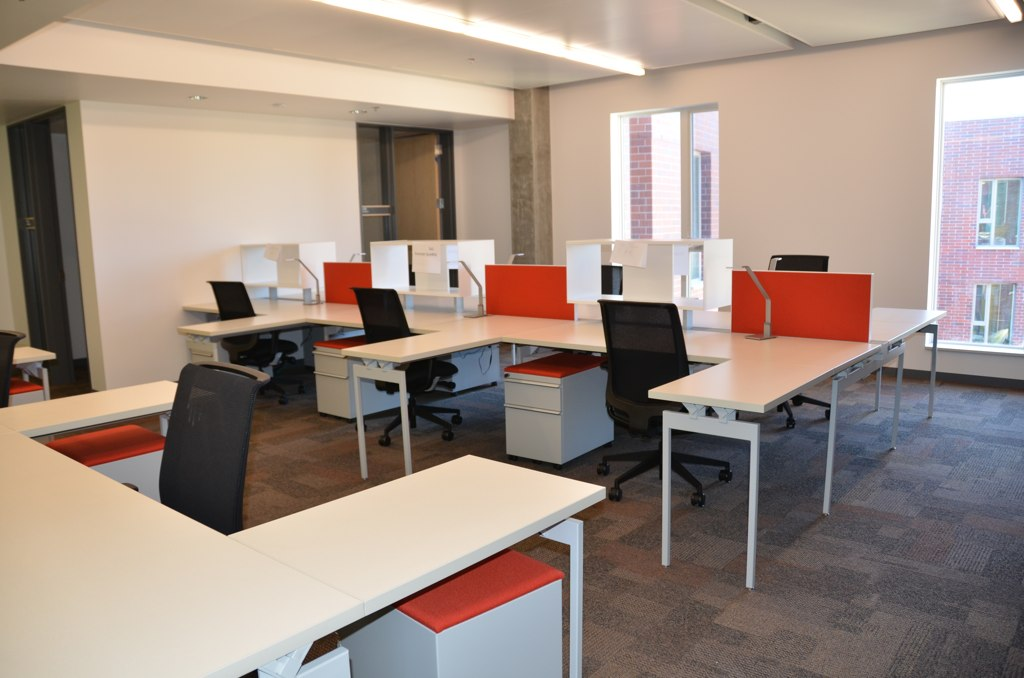
#> input picture docs/paper/neurips_creative_ai/figs/ex_office_src.jpg, 1024 x 678 px
$ jupyter execute --allow-errors autopolish_playground.ipynb
#> lines starting #> are read from the running program, lines starting #| are printed output that depends on the picture
### src/editor/__init__.py
"""Auto-research image-editing loop (Claim C4).

A society / agentic simulation is used as the *critic* that drives a 10-step
auto-refinement editing loop; the claim is that this beats a single blind VLM
critic or a fixed instruction. See ``research_plan.md`` §7 / §8.4 / §14.19.

**Deferred-safe:** importing ``editor`` pulls in NO heavy dependencies
(torch / diffusers / transformers). The submodules that need them are loaded
lazily on first attribute access (PEP 562), so the base analysis environment
— which has no GPU stack — can ``import editor`` without failing. This mirrors
the repo convention of deferring ``from persona import QwenVLBackend`` until a
GPU is actually needed (see ``script/eva_pipeline.py``).
"""
from __future__ import annotations

from importlib import import_module

# public symbol -> submodule it lives in (both under the top-level ``editor``
# package, since ``src/`` is on sys.path).
_LAZY = {
    "ImageEditor": "editor.flux_editor",
    "FluxKontextEditor": "editor.flux_editor",
    "InstructPix2PixEditor": "editor.flux_editor",
    "build_editor": "editor.flux_editor",
    "AestheticObjective": "editor.objective",
    "DriftMetric": "editor.drift",
    "Critique": "editor.critic",
    "StaticCritic": "editor.critic",
    "BlindVLMCritic": "editor.critic",
    "SocietyCritic": "editor.critic",
    "build_critic": "editor.critic",
    "distill_instruction": "editor.critic",
    "run_refinement": "editor.loop",
    "StepRecord": "editor.loop",
    "EditCache": "editor.loop",
}

__all__ = sorted(_LAZY)


def __getattr__(name: str):  # PEP 562 module-level lazy attribute access
    target = _LAZY.get(name)
    if target is None:
        raise AttributeError(f"module 'editor' has no attribute {name!r}")
    return getattr(import_module(target), name)


def __dir__():
    return __all__

### notebook/autopolish_playground.ipynb
# AutoPolish — playground

*Refining images with frozen synthetic audiences.* &nbsp;·&nbsp; [paper](../docs/paper/neurips_creative_ai/autopolish.pdf) &nbsp;·&nbsp; [reproduction guide](../REPRODUCING.md)

A frozen vision-language model role-plays a **panel of viewers**. Their aggregated reaction
predicts how a real group responds to an image — and then drives an autonomous editing loop.
**No weights are ever trained.**

This notebook is a hands-on tour in four parts. Each part is independent — run only what you
have the hardware for.

| Part | What you get | Needs | Time |
|---|---|---|---|
| **1 · Meet the audience** | 10 personas react to one image; watch them disagree | GPU (~16 GB) | ~2 min |
| **2 · Why aggregation works** | the noise-cancelling effect, measured on your own panel | CPU | seconds |
| **3 · One AutoPolish step** | critic → instruction → edit → held-out judge, end to end | GPU (~24 GB) | ~3 min |
| **4 · The paper's numbers** | every headline figure, from cached results | CPU + data access | ~1 min |

Parts 1–3 use **only public models and two example images shipped in this repo** — no private
dataset access needed. Part 4 needs read access to the private `savoji/AUTOPOLISH` repo.

---
## 0 · Setup

Works locally or in Colab. In Colab this clones the repo; locally it just finds the root.

[cell 1]
import os, sys, subprocess, pathlib

IN_COLAB = "google.colab" in sys.modules

if IN_COLAB:
    REPO_URL = os.environ.get("AUTOPOLISH_REPO", "")  # set to your clone URL
    if REPO_URL and not pathlib.Path("SyntheticAudience").exists():
        subprocess.run(["git", "clone", "--depth", "1", REPO_URL], check=True)
    REPO = pathlib.Path("SyntheticAudience").resolve()
else:
    # notebook lives in <repo>/notebook/
    REPO = pathlib.Path.cwd()
    while not (REPO / "src").is_dir() and REPO != REPO.parent:
        REPO = REPO.parent

sys.path.insert(0, str(REPO / "src"))     # persona, editor
sys.path.insert(0, str(REPO / "script"))  # para_pipeline (prompt builders)
print("repo:", REPO)

# GPU check — Parts 1 and 3 need one; Parts 2 and 4 do not.
#> (the rest of this cell did not finish here and is left out)

Install the inference stack **only if you plan to run Parts 1 or 3**. In Colab, restart the
runtime after this cell.

[cell 2]
# %pip install -q -r {REPO}/requirements.txt
# %pip install -q -r {REPO}/requirements-gpu.txt   # Parts 1 and 3 only

---
## 1 · Meet the synthetic audience &nbsp;<sub>GPU</sub>

Ten persona cards, one image, one frozen `Qwen2-VL-7B-Instruct`. Each persona is just **plain
text** — age, gender, education, art and photography experience, Big-Five scores — rendered
into a system prompt that asks the model to react *as that person*.

These ten cards use the exact format `script/para_pipeline.py` builds from real PARA
annotators, so what you see here is what the paper's panels saw.

[cell 3]
PANEL = [
    "a male aged 26-29, education level: senior high school; art experience: competent; "
    "photography experience: beginner. Big-Five personality scores (2-10 scale): "
    "openness 7/10 (high), conscientiousness 5/10 (medium), extraversion 6/10 (medium), "
    "agreeableness 7/10 (high), neuroticism 4/10 (low).",

    "a female aged 30-34, education level: university; art experience: proficient; "
    "photography experience: competent. Big-Five personality scores (2-10 scale): "
    "openness 9/10 (high), conscientiousness 7/10 (high), extraversion 4/10 (low), "
    "agreeableness 6/10 (medium), neuroticism 5/10 (medium).",

    "a male aged 35-40, education level: senior high school; art experience: expert; "
    "photography experience: proficient. Big-Five personality scores (2-10 scale): "
    "openness 8/10 (high), conscientiousness 6/10 (medium), extraversion 3/10 (low), "
    "agreeableness 5/10 (medium), neuroticism 6/10 (medium).",

    "a female aged 18-21, education level: junior college; art experience: beginner; "
    "photography experience: beginner. Big-Five personality scores (2-10 scale): "
    "openness 5/10 (medium), conscientiousness 4/10 (low), extraversion 8/10 (high), "
    "agreeableness 8/10 (high), neuroticism 5/10 (medium).",

    "a male aged 22-25, education level: university; art experience: competent; "
    "photography experience: expert. Big-Five personality scores (2-10 scale): "
    "openness 8/10 (high), conscientiousness 8/10 (high), extraversion 5/10 (medium), "
    "agreeableness 4/10 (low), neuroticism 3/10 (low).",

    "a female aged 41-50, education level: postgraduate; art experience: expert; "
    "photography experience: competent. Big-Five personality scores (2-10 scale): "
    "openness 9/10 (high), conscientiousness 7/10 (high), extraversion 4/10 (low), "
    "agreeableness 7/10 (high), neuroticism 4/10 (low).",

    "a male aged 30-34, education level: junior college; art experience: beginner; "
    "photography experience: beginner. Big-Five personality scores (2-10 scale): "
    "openness 4/10 (low), conscientiousness 6/10 (medium), extraversion 7/10 (high), "
    "agreeableness 6/10 (medium), neuroticism 7/10 (high).",

    "a female aged 26-29, education level: university; art experience: proficient; "
    "photography experience: beginner. Big-Five personality scores (2-10 scale): "
    "openness 7/10 (high), conscientiousness 5/10 (medium), extraversion 6/10 (medium), "
    "agreeableness 8/10 (high), neuroticism 6/10 (medium).",

    "a male aged 51-60, education level: senior high school; art experience: competent; "
    "photography experience: proficient. Big-Five personality scores (2-10 scale): "
    "openness 6/10 (medium), conscientiousness 9/10 (high), extraversion 3/10 (low), "
    "agreeableness 5/10 (medium), neuroticism 3/10 (low).",

    "a female aged 22-25, education level: postgraduate; art experience: expert; "
    "photography experience: expert. Big-Five personality scores (2-10 scale): "
    "openness 10/10 (high), conscientiousness 6/10 (medium), extraversion 5/10 (medium), "
    "agreeableness 4/10 (low), neuroticism 5/10 (medium).",
]
print(f"{len(PANEL)} persona cards")

Two example images ship with the repo — the same ones used in the paper's supplement.
**Swap in your own** by pointing `IMAGE` at any file or URL.

[cell 4]
from PIL import Image

EXAMPLES = {
    "office": REPO / "docs/paper/neurips_creative_ai/figs/ex_office_src.jpg",   # open-plan office, aesthetic 5.57
    "basketball": REPO / "docs/paper/neurips_creative_ai/figs/ex_ball_src.jpg",  # basketball on a dark floor
}
IMAGE = EXAMPLES["office"]      # <-- try "basketball", or any path/URL of your own

img = Image.open(IMAGE).convert("RGB")
#> img is the input picture: PIL image 1024x678 RGB; mean R, G, B 158.4, 141.4, 131
print(IMAGE.name, img.size)
#| ex_office_src.jpg (1024, 678)
img.resize((img.width // 2, img.height // 2))

Load the frozen judge **once** and share it across all ten personas — that sharing is what
makes a panel cheap. First run downloads ~16 GB of weights.

[cell 5]
from persona import QwenVLBackend

#> (the rest of this cell did not finish here and is left out)

Now run the panel. `SocietyCritic` is the paper's method: it batches one call per persona and
returns each viewer's score **and** the single change they would most want.

[cell 6]
import pandas as pd
import para_pipeline as para          # the prompt/parsing machinery the paper's runs used
from editor import SocietyCritic

#> (the rest of this cell did not finish here and is left out)

### The group reaction

The panel does **not** agree — and that is the point. The prediction is not any one viewer's
score but the *shape* of the whole reaction: its center, its spread, and the complaints that
recur across viewers.

[cell 7]
import numpy as np
from collections import Counter

#> (the rest of this cell did not finish here and is left out)

---
## 2 · Why aggregation works &nbsp;<sub>CPU</sub>

The paper's organizing measurement: **an individual rating is near-noise, but the group mean is
reliable.** On real human data a single rating shares only 19–47% of its variance with other
raters (ICC(1) 0.470 / 0.223 / 0.188 on PARA / EVA / LAPIS), while the *group mean* of ~25
raters reaches ICC(k) 0.84–0.96.

The mechanism is just noise cancellation: the idiosyncratic part of each reaction averages out.
You can watch it happen on the panel you just ran — the running mean settles as viewers are
added, while any single viewer stays scattered.

[cell 8]
import numpy as np, matplotlib.pyplot as plt

# Falls back to the paper's own office panel if you skipped Part 1.
scores = np.array(globals().get("s", [60, 60, 60, 60, 55, 65, 60, 70, 50, 60]), dtype=float)

# Draw panels of size N *with replacement* from the viewer population, 2000 times each.
# (Without replacement the full-panel mean is deterministic, which would hide the very
#  effect we are measuring.)
rng = np.random.default_rng(0)
MAXN, REPS = 20, 2000
draws = rng.choice(scores, size=(REPS, MAXN), replace=True)
running = np.cumsum(draws, axis=1) / np.arange(1, MAXN + 1)
ns = np.arange(1, MAXN + 1)
lo, hi = np.percentile(running, [2.5, 97.5], axis=0)

fig, ax = plt.subplots(figsize=(6, 3.2))
ax.fill_between(ns, lo, hi, alpha=0.15, color="#2a78d6", label="95% of resampled panels")
ax.plot(ns, running.mean(0), "-o", ms=4, color="#2a78d6", label="panel mean")
ax.axhline(scores.mean(), ls="--", lw=1, color="#8a8a86", label="population value")
ax.set_xlabel("panel size $N$"); ax.set_ylabel("predicted group score")
ax.set_title("The estimate stabilizes as the panel grows", fontsize=10)
ax.legend(fontsize=8, frameon=False); ax.spines[["top", "right"]].set_visible(False)
plt.tight_layout(); plt.show()
#> after `plt.tight_layout()`:
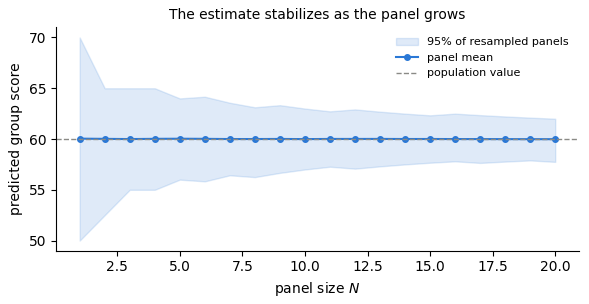
#> figure drawn by matplotlib, 1 panel; curve peaks at x = 1, y = 60.04

for n in (1, 5, 10, 20):
    print(f"panel of {n:2d}:  sd of the estimate = {running[:, n-1].std(ddof=1):5.2f}")
print(f"\nthe 1/sqrt(N) law: {scores.std(ddof=1):.2f} / sqrt(20) = "
      f"{scores.std(ddof=1) / np.sqrt(20):.2f}")

> **The honest caveat.** On *real* images this curve is flatter than it should be, because
> greedy decoding collapses the panel toward one value (the backbone reverts to the mode ~88% of
> the time on discrete rating tasks). The effect shows cleanly on AI-generated image pairs
> instead, where accuracy climbs monotonically from 0.588 at N=1 to 0.657 at N=20. Paper §6,
> limitation 1 — try `do_sample=True, temperature=0.7` above to see the spread widen.

---
## 3 · One AutoPolish step &nbsp;<sub>GPU</sub>

Now put the audience to work. One full turn of the loop:

```
panel complaints ──> distill to ONE ≤15-word instruction ──> FLUX edit ──┐
                                                                        ▼
        commit only if BOTH improve <── held-out judge (LAION aesthetic + DINOv2 identity)
```

The critic that proposes and the judge that grades are **different model families**, and the
judge never sees the instruction. That is what stops the loop from grading its own homework.

[cell 9]
from editor import distill_instruction
